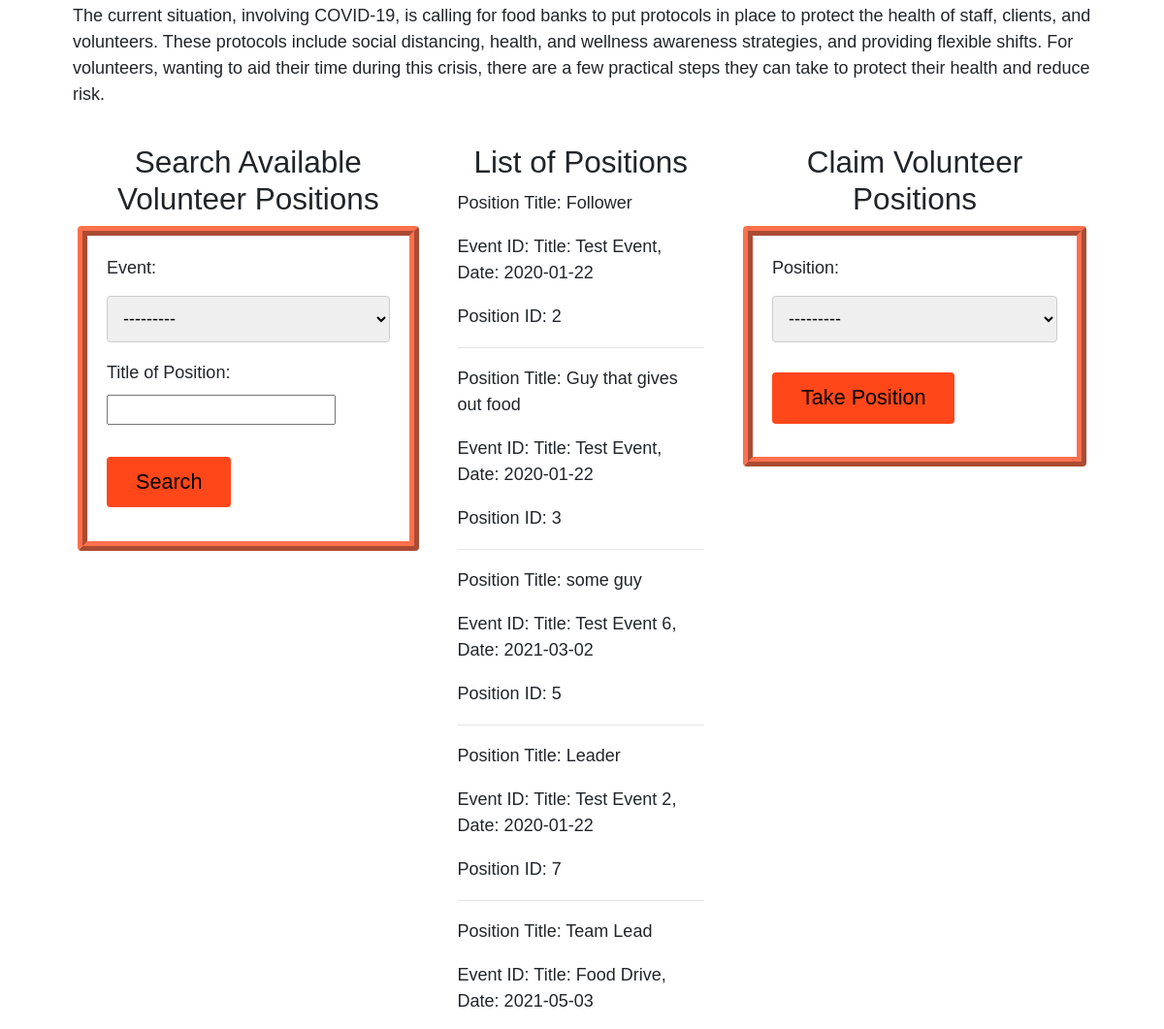
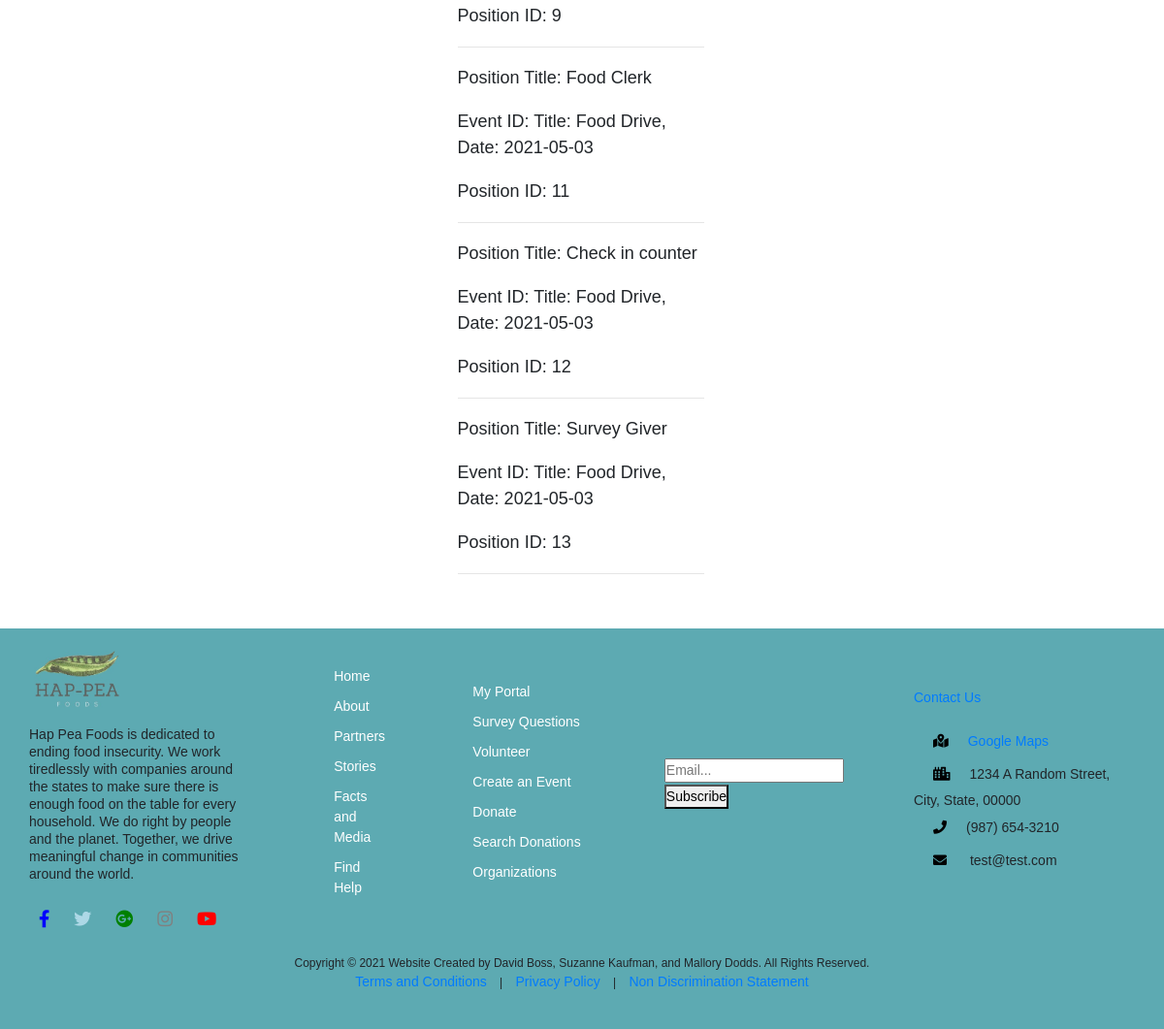
/events/event_positions/ (lower part), run on an earlier commit of the app's database (2 pictures, top to bottom).
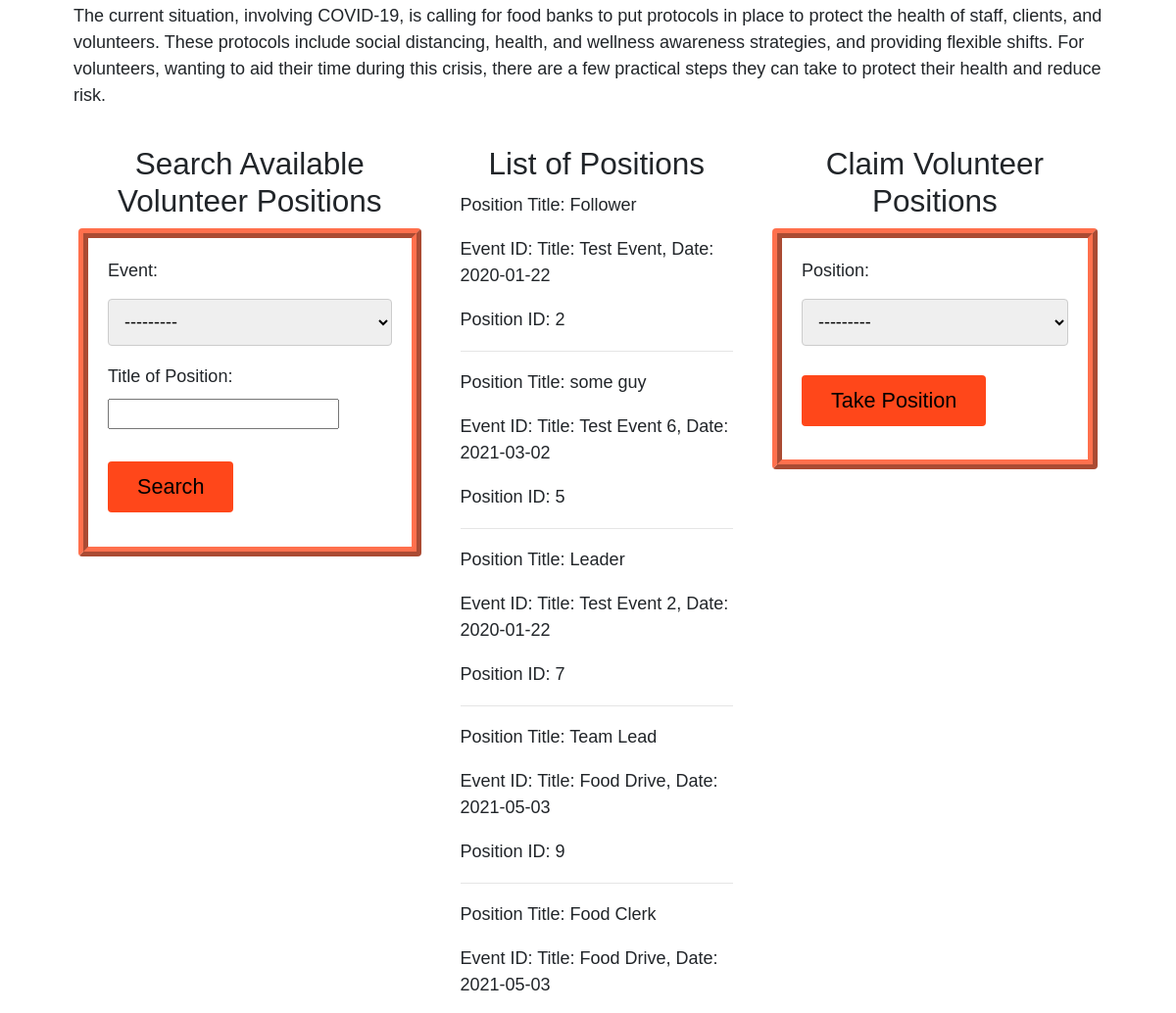
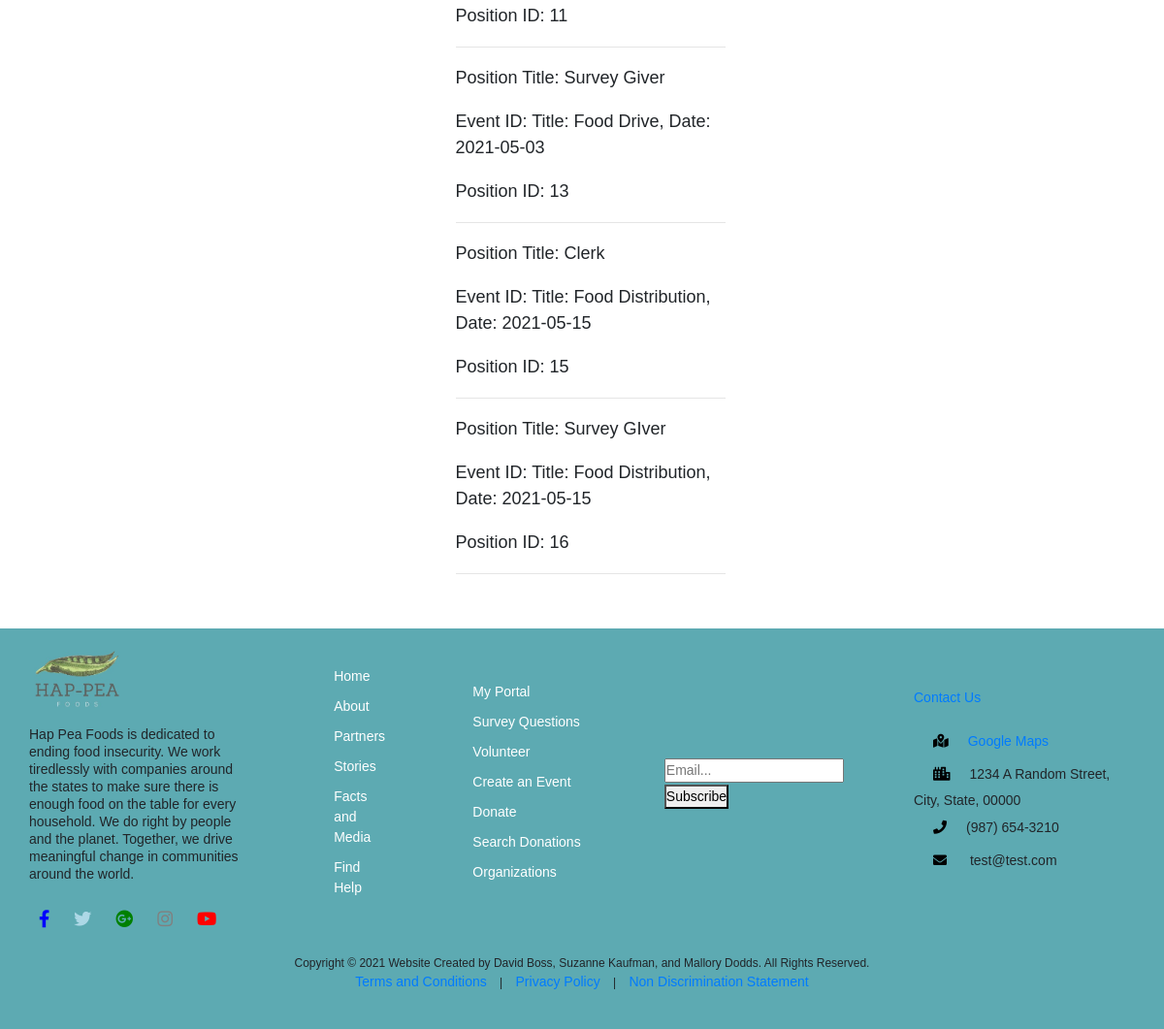
And on a later commit of the database (2 pictures, top to bottom).
### events/models.py (models this page shows)
class Position(models.Model):
    positionTitle = models.CharField(max_length=100,verbose_name='Title of Position')
    eventID = models.ForeignKey(Event, default=None, verbose_name='Event',on_delete=models.CASCADE)
    def __str__(self):
        return 'Position: {}, Event: {}'.format(self.positionTitle, self.eventID.eventTitle)

class Event(models.Model):
    eventTitle = models.CharField(max_length=25,verbose_name='Title of Event',)
    eventDate = models.DateField(verbose_name='Date of Event',)
    startTime = models.TimeField(verbose_name='Start Time (hh:mm)')
    endTime = models.TimeField(verbose_name='End Time (hh:mm)')
    address = models.CharField(max_length=25,)
    city = models.CharField(max_length=25,)
    state = models.CharField(max_length=25,)
    zip = models.CharField(max_length=5,)
    def __str__(self):
        return 'Title: {}, Date: {}'.format(self.eventTitle, self.eventDate)

### events/views.py (the view)
def event_positions(request):
    if request.method == 'POST':
        form = forms.ClaimPosition(request.POST) #Use if no images on form
        if form.is_valid():
            instance = form.save(commit=False)
            instance.userID = request.user
            instance.save()
            return redirect('home')
    else:
        inner_qs = ClaimedPosition.objects.all()
        available_positions_list = Position.objects.exclude(claimedposition__in=inner_qs)
        position_filter = PositionFilter(request.GET, queryset=available_positions_list)
        form = forms.ClaimPosition()
        form.positionID = position_filter
        return render(request, 'events/event_positions.html', {'filter': position_filter, 'form': form})

### events/forms.py (shortened to what this page needs)
class ClaimPosition(forms.ModelForm):
    inner_qs = ClaimedPosition.objects.all()
    available_positions_list = Position.objects.exclude(claimedposition__in=inner_qs)
    positionID = forms.ModelChoiceField(queryset=available_positions_list, label="Position")
    class Meta:
        model = models.ClaimedPosition
        fields = ['positionID']

### events/templates/events/event_positions.html (shortened to what this page needs)
{% extends 'base_layout.html' %}
{% block content %}
{% load static %}
  <div class="container">
    <br>
    <div class="v_content">
      <p>The current situation, involving COVID-19, is calling for food banks to put protocols in place to protect the health of staff, clients, and volunteers. These protocols include social distancing, health, and wellness awareness strategies, and providing flexible shifts. For volunteers, wanting to aid their time during this crisis, there are a few practical steps they can take to protect their health and reduce risk.</p>
    </div>
  </div>
  <div class="d-row">
    <div class="d-col">
    <h3 class="d-h1 text-center">Search Available Volunteer Positions</h3>
        <form class="search-form" method="get">
          {{ filter.form.as_p }}
          <button type="submit">Search</button>
        </form>
    </div>
    <div class="d-col">
        <h3 class="text-center">List of Positions</h3>
        {% for position in filter.qs %}
          <p><span>Position Title:</span> {{ position.positionTitle }}</p>
          <p><span>Event ID:</span> {{ position.eventID }}</p>
          <p><span>Position ID:</span> {{ position.id }}</p>
        <hr>
        {% endfor %}
    </div>
    <div class="d-col">
      <h3 class="text-center">Claim Volunteer Positions</h3>
      <form class="search-form" method="post">
        {{ form }}
        <button type="submit">Take Position</button>
      </form>
    </div>
  </div>
{% endblock %}

What changed in the data, as far as the page shows it:
no longer on this page (row unchanged): Position: positionTitle "Guy that gives out food", eventID "Title: Test Event, Date: 2020-01-22", id "3"
no longer on this page (row unchanged): Position: positionTitle "Check in counter", eventID "Title: Food Drive, Date: 2021-05-03", id "12"
added Position: positionTitle "Clerk", eventID "Title: Food Distribution, Date: 2021-05-15", id "15"
added Position: positionTitle "Survey GIver", eventID "Title: Food Distribution, Date: 2021-05-15", id "16"
